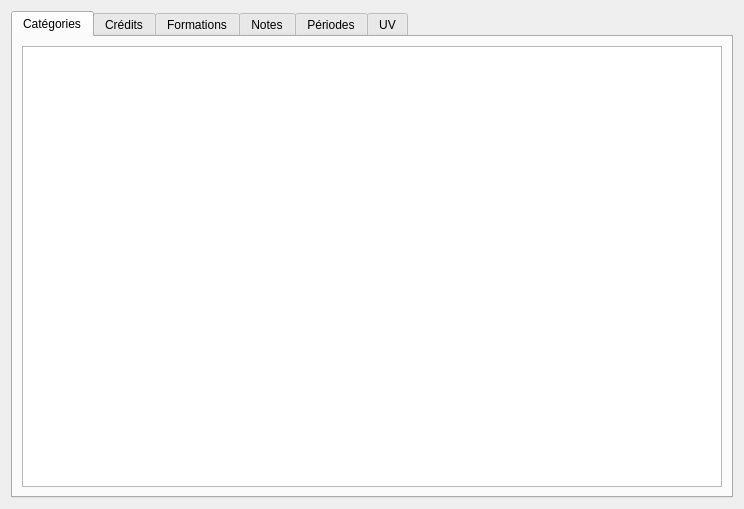
<?xml version="1.0" encoding="UTF-8"?>
<ui version="4.0">
 <class>Configuration</class>
 <widget class="QWidget" name="Configuration">
  <property name="geometry">
   <rect>
    <x>0</x>
    <y>0</y>
    <width>744</width>
    <height>509</height>
   </rect>
  </property>
  <property name="windowTitle">
   <string>Form</string>
  </property>
  <layout class="QHBoxLayout" name="horizontalLayout">
   <item>
    <widget class="QTabWidget" name="tabWidgetConfiguration">
     <property name="tabPosition">
      <enum>QTabWidget::North</enum>
     </property>
     <property name="currentIndex">
      <number>0</number>
     </property>
     <widget class="QWidget" name="tabWidgetConfigurationCategorie">
      <property name="toolTip">
       <string/>
      </property>
      <property name="accessibleName">
       <string>Categories</string>
      </property>
      <property name="layoutDirection">
       <enum>Qt::LeftToRight</enum>
      </property>
      <attribute name="title">
       <string>Catégories</string>
      </attribute>
      <layout class="QHBoxLayout" name="horizontalLayout_2">
       <property name="sizeConstraint">
        <enum>QLayout::SetDefaultConstraint</enum>
       </property>
       <item>
        <widget class="QTableView" name="categories"/>
       </item>
      </layout>
      <zorder>categories</zorder>
      <zorder>categories</zorder>
     </widget>
     <widget class="QWidget" name="tabWidgetConfigurationCredits">
      <property name="toolTip">
       <string/>
      </property>
      <property name="toolTipDuration">
       <number>-1</number>
      </property>
      <property name="statusTip">
       <string/>
      </property>
      <property name="whatsThis">
       <string/>
      </property>
      <property name="accessibleName">
       <string/>
      </property>
      <property name="accessibleDescription">
       <string/>
      </property>
      <attribute name="title">
       <string>Crédits</string>
      </attribute>
     </widget>
     <widget class="QWidget" name="tabWidgetConfigurationPage2">
      <attribute name="title">
       <string>Formations</string>
      </attribute>
     </widget>
     <widget class="QWidget" name="tab">
      <attribute name="title">
       <string>Notes</string>
      </attribute>
     </widget>
     <widget class="QWidget" name="tab_3">
      <attribute name="title">
       <string>Périodes</string>
      </attribute>
     </widget>
     <widget class="QWidget" name="tab_2">
      <attribute name="title">
       <string>UV</string>
      </attribute>
     </widget>
    </widget>
   </item>
  </layout>
 </widget>
 <resources/>
 <connections/>
</ui>
